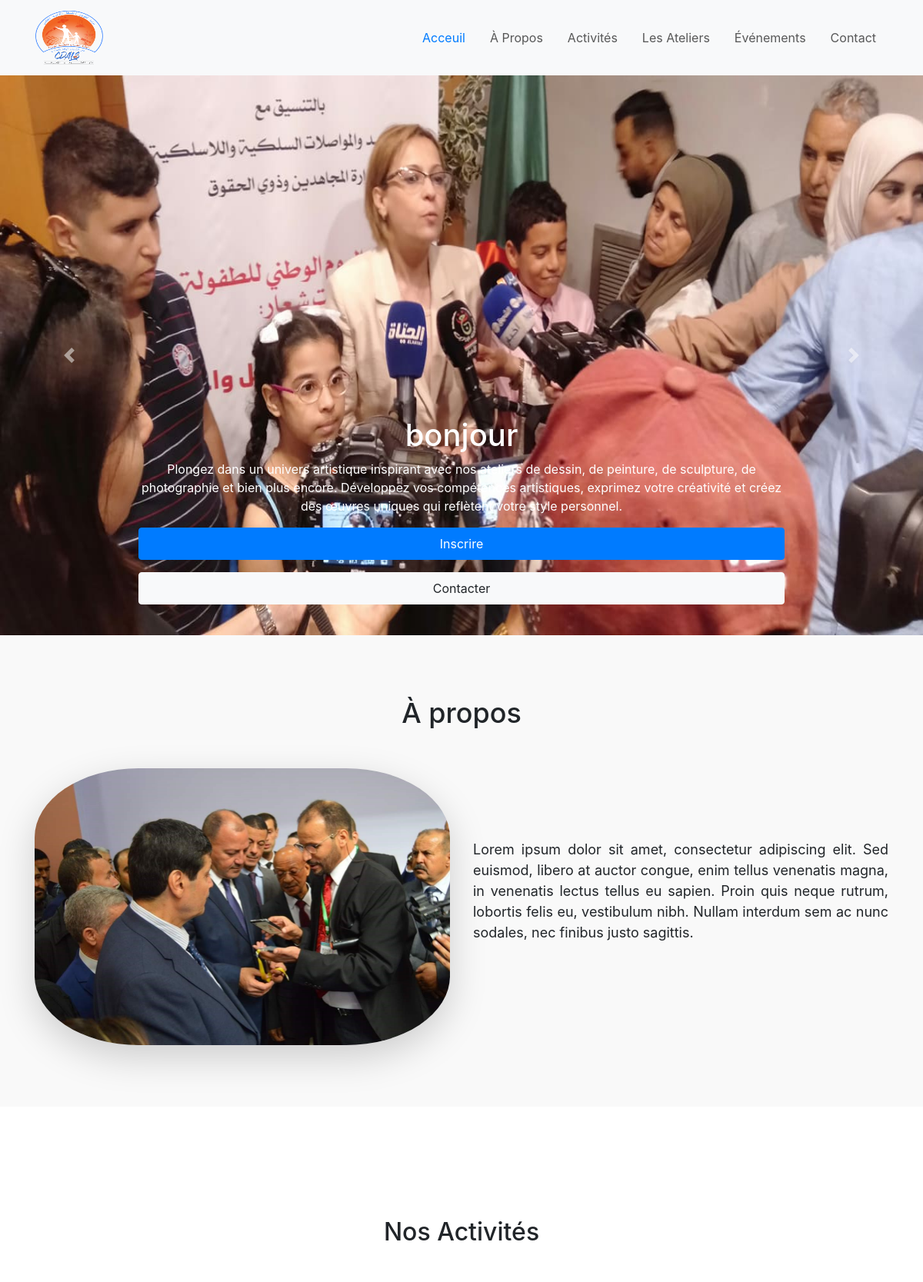
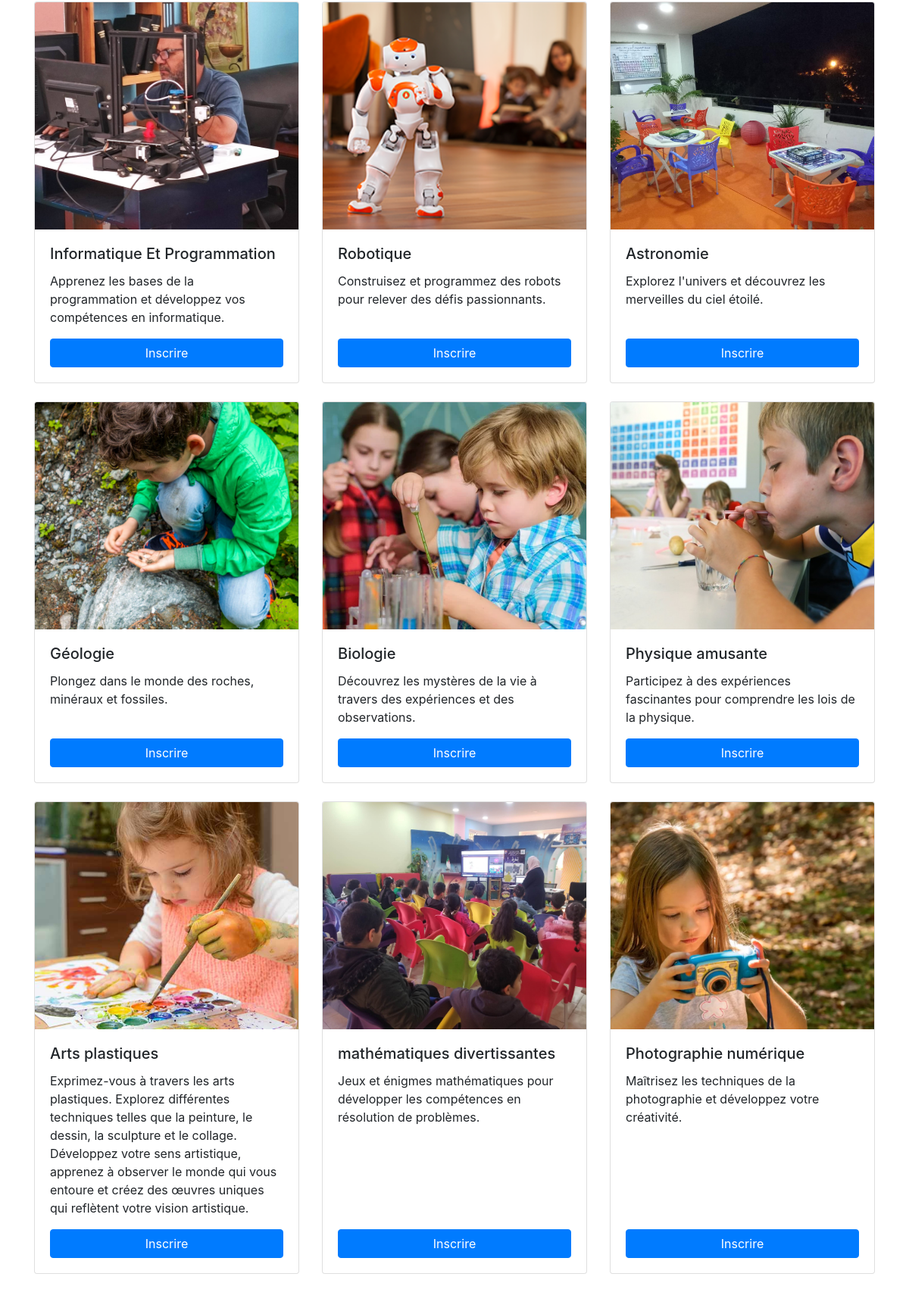
The page / (upper part) on the database its author committed (2 pictures, top to bottom).
### tables this page shows
CREATE TABLE `carousels` (
  `ID_carousel` int(10) NOT NULL,
  `titre_car` varchar(255) NOT NULL,
  `description_car` text NOT NULL,
  `path_car` varchar(255) NOT NULL
);

CREATE TABLE `activities` (
  `ID_act` int(10) NOT NULL,
  `titre_act` varchar(255) NOT NULL,
  `description_act` text NOT NULL,
  `image_act` varchar(255) DEFAULT NULL,
  `duree_act` varchar(11) NOT NULL,
  `ID_ate_foreign` int(11) NOT NULL
);

### index.php (the view, shortened to what this page needs)
<?php
include('config/bdd.php');
$carousels = [];
$sql = "SELECT * FROM carousels";
$result = $conn->query($sql);
if ($result->num_rows > 0) {
  while ($row = $result->fetch_assoc()) {
    $carousels[] = $row;
  }
}
$activities = [];
$sql = "SELECT * FROM activities";
$result = $conn->query($sql);
if ($result->num_rows > 0) {
  while ($row = $result->fetch_assoc()) {
    $activities[] = $row;
  }
}
?>
<!doctype html>
<html lang="en">
<head>
    <link rel="stylesheet" href="assets/css/styles.css">
    <link rel="stylesheet" href="assets/bootstrap/css/bootstrap.min.css">
    <link rel="stylesheet" href="assets/bootstrap/js/bootstrap.js">
    <link rel="stylesheet" href="assets/fonts/css/all.css">
</head>
<body style="scroll:smoth;">
    <nav class="navbar sticky-top navbar-expand-lg bg-body-tertiary">
        <div class="container">
            <a class="navbar-brand" href="#"><img src="images/logo1.png" width="90px" height="72px" alt="" srcset=""></a>
            <div class="collapse navbar-collapse" id="navbarNavAltMarkup">
                <div class="navbar-nav ms-auto text-capitalize ">
                    <a class="nav-link p-lg-3 active text-primary" aria-current="page" href="#">Acceuil</a>
                    <a class="nav-link p-lg-3 " href="#about">À propos</a>
                    <a class="nav-link p-lg-3 " href="#activités">activités</a>
                    <a class="nav-link p-lg-3 " href="#ateliers">Les ateliers</a>
                    <a class="nav-link p-lg-3 " href="#evenements">Événements</a>
                    <a class="nav-link p-lg-3 " href="#contact">Contact</a>
                </div>
            </div>
        </div>
    </nav>
<div id="carouselExampleAutoplaying" class="carousel slide" data-bs-ride="carousel">
  <div class="carousel-inner">
    <?php foreach ($carousels as $key => $slide) : ?>
      <div class="carousel-item <?php echo ($key == 0) ? 'active' : ''; ?>" data-bs-interval="3000">
        <img src="images/slide/<?php echo $slide['path_car']; ?>" class="d-block w-100 blur carousel-img" style="height: calc(100vh - 72px);" alt="...">
        <div class="carousel-caption">
          <h1><?php echo $slide['titre_car']; ?></h1>
          <p><?php echo $slide['description_car']; ?></p>
          <div class="d-grid row-gap-3">
            <a href="#activités" class="btn btn-primary p-2">Inscrire</a>
            <a href="#contact" class="btn btn-light p-2">Contacter</a>
          </div>
        </div>
      </div>
    <?php endforeach; ?>
  </div>
  <button class="carousel-control-prev" type="button" data-bs-target="#carouselExampleAutoplaying" data-bs-slide="prev">
    <span class="carousel-control-prev-icon" aria-hidden="true"></span>
  </button>
  <button class="carousel-control-next" type="button" data-bs-target="#carouselExampleAutoplaying" data-bs-slide="next">
    <span class="carousel-control-next-icon" aria-hidden="true"></span>
  </button>
</div>
<section id="about">
  <div class="container">
    <h2 style="text-align:center">À propos</h2>
    <div class="row">
      <div class="col-md-6">
        <img src="images/rouina.jpg" class="shadow-lg rounded mx-auto d-block img-fluid" alt="" srcset="" style="border-radius: 25% !important;">
      </div>
      <div class="col-md-6 m-md-auto mt-4">
        <p>Lorem ipsum dolor sit amet, consectetur adipiscing elit. Sed euismod, libero at auctor congue, enim
          tellus
          venenatis magna, in venenatis lectus tellus eu sapien. Proin quis neque rutrum, lobortis felis eu,
          vestibulum nibh. Nullam interdum sem ac nunc sodales, nec finibus justo sagittis.</p>
      </div>
    </div>
  </div>
</section>
<section id="activités">
  <div class="container mb-5 mt-5 pt-5">
    <h2 style="text-align:center" class="mb-5 mt-5">Nos Activités </h2>
    <div class="row row-cols-1 row-cols-md-3 g-4">
      <?php foreach ($activities as $activity) : ?>
        <div class="col">
          <div class="card h-100">
            <img src="images/<?php echo $activity['image_act']; ?>" class="card-img-top" alt="..." style="object-fit: cover; height: 300px;">
            <div class="card-body d-flex flex-column">
              <h5 class="card-title"><?php echo $activity['titre_act']; ?></h5>
              <p class="card-text"><?php echo $activity['description_act']; ?></p>
              <button type="button" class="mt-auto btn btn-primary" data-toggle="modal" data-target="#inscriptionModal<?php echo $activity['ID_act']; ?>">
                Inscrire
              </button>
            </div>
          </div>
        </div>
      <?php endforeach; ?>
    </div>
  </div>
</section>
<link rel="stylesheet" href="https://stackpath.bootstrapcdn.com/bootstrap/4.5.0/css/bootstrap.min.css">
</body>
</html>

### assets/css/styles.css (style rules this page uses)
#about { background-color: #f9f9f9; padding: 80px 0; }
#about h2 { text-align: center; font-size: 36px; margin-bottom: 50px; }
#about p { text-align: justify; font-size: 18px; line-height: 1.5; margin-bottom: 40px; }

### rows shown on the page
carousels: path_car (picture), titre_car "bonjour", description_car "Plongez dans un univers artistique inspirant avec nos ateliers de dessin, de peinture, de sculpture, de photographie et bien plus encore. Développez vos compétences artistiques, exprimez votre créativité et créez des œuvres uniques qui reflètent votre style personnel."
activities: image_act (picture), titre_act "Informatique Et Programmation", description_act "Apprenez les bases de la programmation et développez vos compétences en informatique."
activities: image_act (picture), titre_act "Robotique", description_act "Construisez et programmez des robots pour relever des défis passionnants."
activities: image_act (picture), titre_act "Astronomie", description_act "Explorez l'univers et découvrez les merveilles du ciel étoilé."
activities: image_act (picture), titre_act "Géologie", description_act "Plongez dans le monde des roches, minéraux et fossiles."
activities: image_act (picture), titre_act "Biologie", description_act "Découvrez les mystères de la vie à travers des expériences et des observations."
activities: image_act (picture), titre_act "Physique amusante", description_act "Participez à des expériences fascinantes pour comprendre les lois de la physique."
activities: image_act (picture), titre_act "Arts plastiques", description_act "Exprimez-vous à travers les arts plastiques. Explorez différentes techniques telles que la peinture, le dessin, la sculpture et le collage. Développez votre sens artistique, apprenez à observer le monde qui vous entoure et créez des œuvres uniques qui reflètent votre vision artistique."
activities: image_act (picture), titre_act "mathématiques divertissantes", description_act "Jeux et énigmes mathématiques pour développer les compétences en résolution de problèmes."
activities: image_act (picture), titre_act "Photographie numérique", description_act "Maîtrisez les techniques de la photographie et développez votre créativité."
